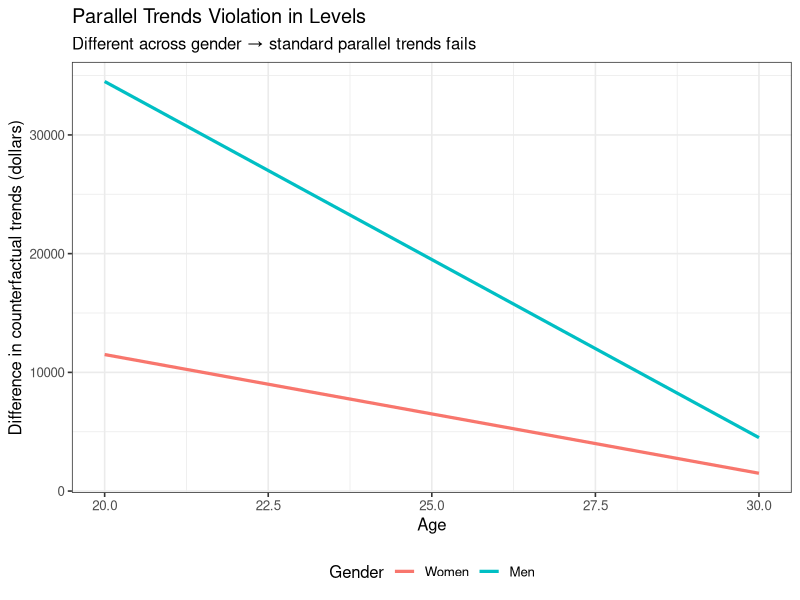
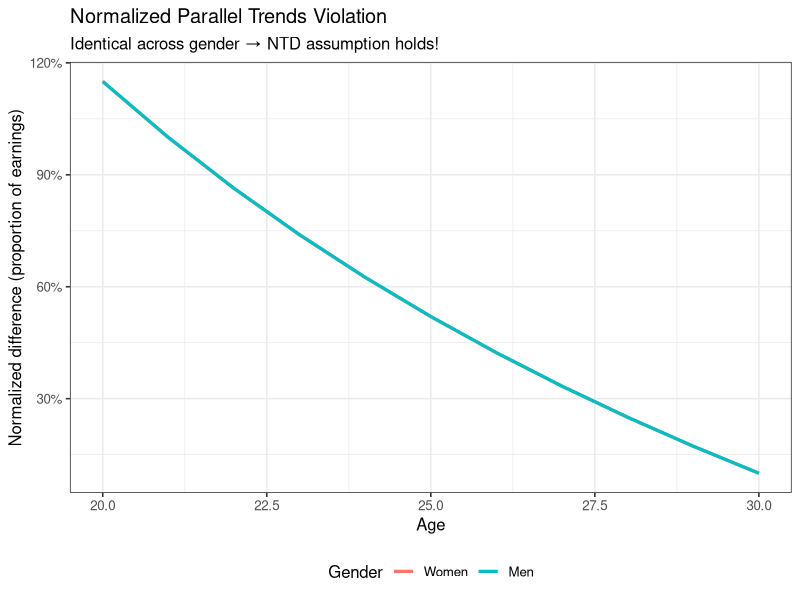
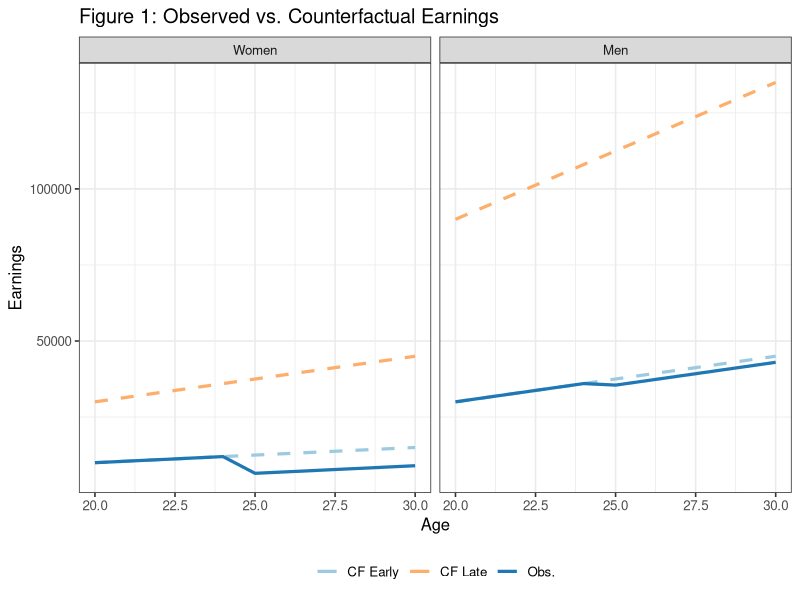
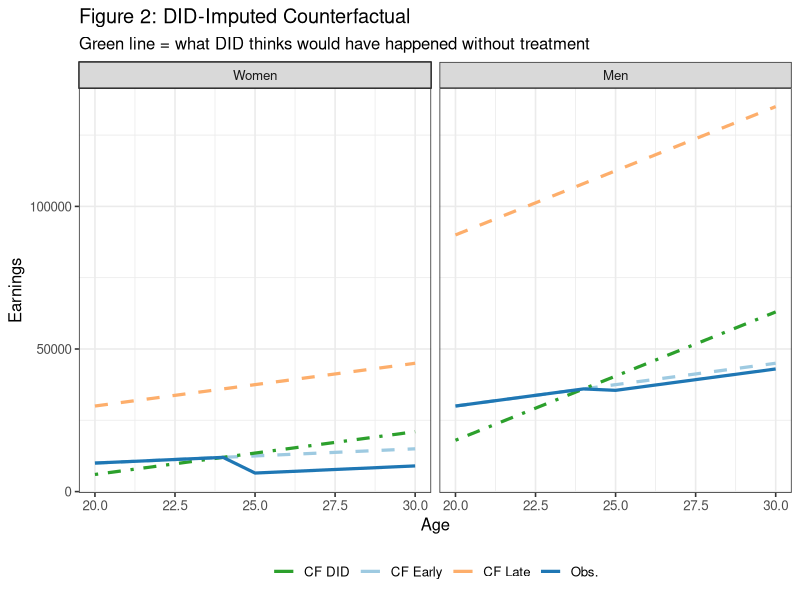
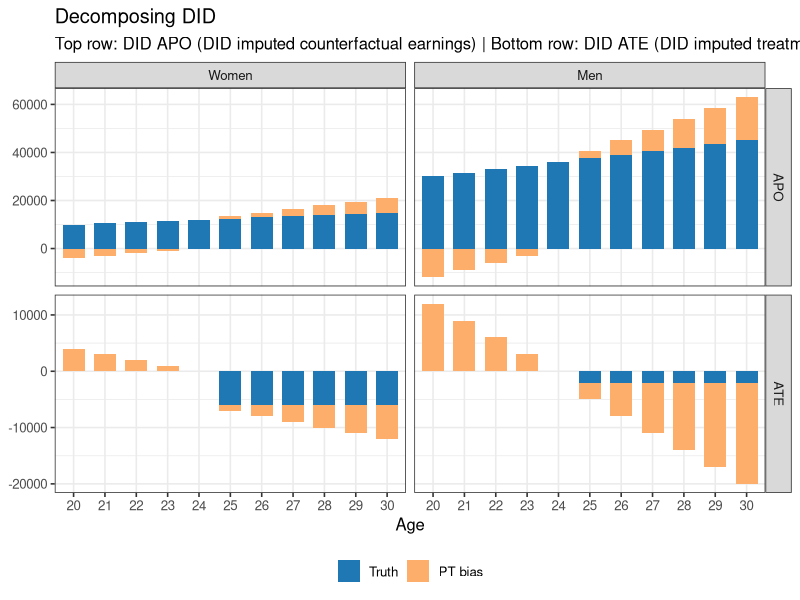
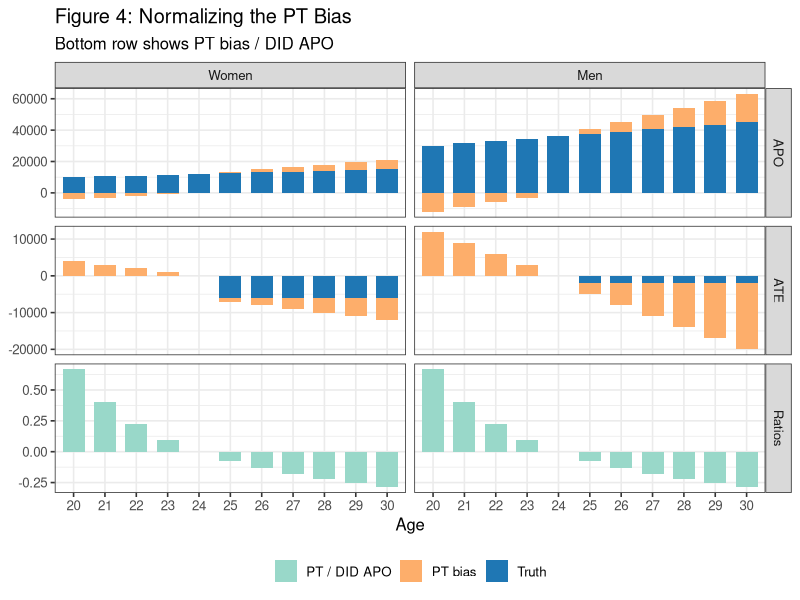
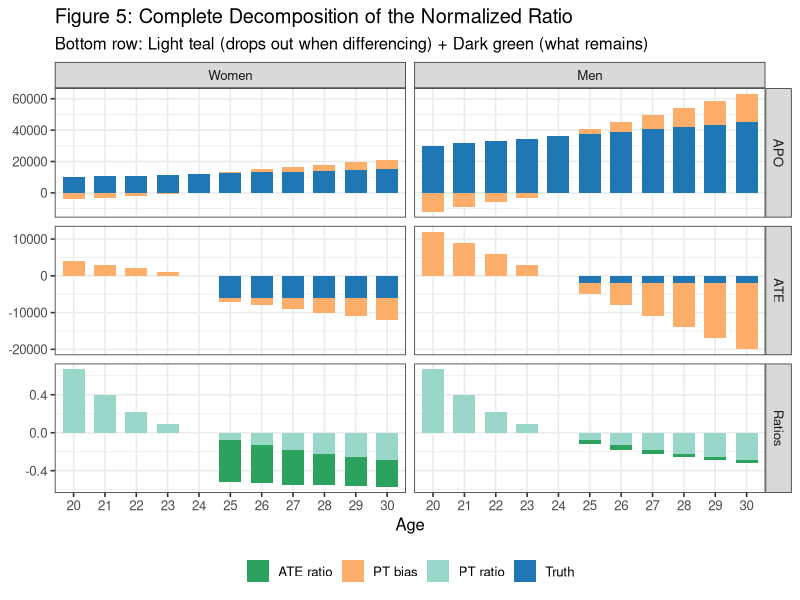
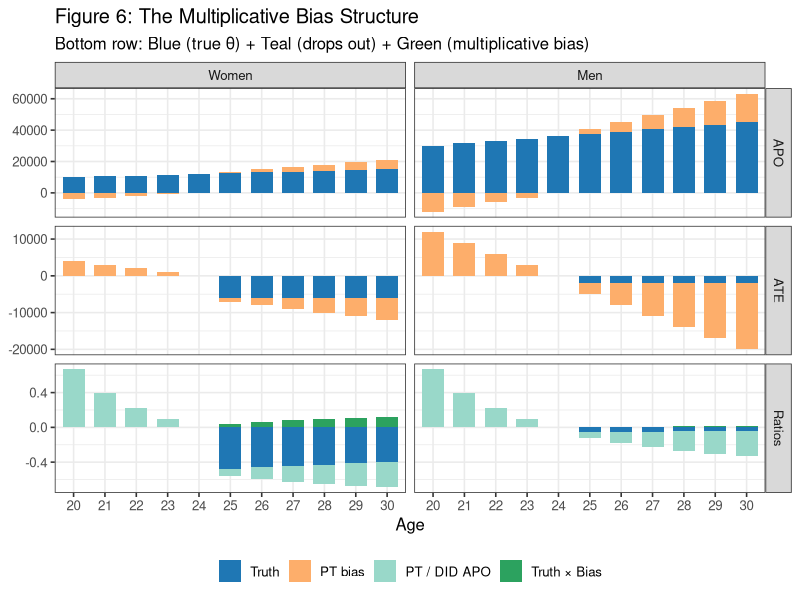

Write R code to recreate these figures, in order.
## ---- chunk 1
knitr::opts_chunk$set(
  collapse = TRUE,
  comment  = "#>",
  fig.width = 10,
  fig.height = 5.5,
  dpi = 120,
  message = FALSE,
  warning = FALSE
)
library(ggplot2); library(dplyr); library(tidyr)
options(dplyr.summarise.inform = FALSE, scipen = 999, digits = 5)
theme_set(theme_bw(base_size = 12))
## ---- chunk 2
# Parameters
baseline    <- 500
ratio_bias  <- 3    # late vs early slope multiplier
ratio_apos  <- 3    # men vs women slope multiplier
ages        <- 20:30
d_early     <- 25
d_late      <- 30

# Counterfactual earning slopes
s_f_25 <- baseline
s_f_30 <- baseline * ratio_bias
s_m_25 <- baseline * ratio_apos
s_m_30 <- baseline * ratio_apos * ratio_bias

# Treatment effects (ATT)
att_f  <- -6000
att_m  <- -2000

# Build each group
make_group <- function(sex, D, slope, att_level) {
  tibble(
    age    = ages,
    female = sex,
    D      = D,
    y_0    = slope * age,           # counterfactual (no treatment)
    y_1    = y_0 + ifelse(age >= D, att_level, 0),
    y      = y_1                     # observed
  )
}

data <- bind_rows(
  make_group(1, d_early, s_f_25, att_f),
  make_group(1, d_late,  s_f_30, att_f),
  make_group(0, d_early, s_m_25, att_m),
  make_group(0, d_late,  s_m_30, att_m)
)
## ---- chunk 3
# Calculate trend from pre-treatment (age D-1) to each subsequent age
trends <- function(g, d, a) {
  pre <- data |> filter(D == d, female == g, age == d-1) |> pull(y_0)
  post <- data |> filter(D == d, female == g, age == a) |> pull(y_0)
  post - pre
}

# Difference in trends between early and late cohorts
diff_trends <- function(g, a) trends(g, 25, a) - trends(g, 30, a)

expand_grid(
  female = c(0, 1),
  age    = ages
) |>
  mutate(
    diff_trend = purrr::map2_dbl(female, age, diff_trends),
    gender = factor(if_else(female == 1, "Women", "Men"), levels = c("Women", "Men"))
  ) |> 
  ggplot(aes(x = age, y = diff_trend, color = gender)) + 
  geom_line(linewidth = 1.1) + 
  labs(
    title = "Parallel Trends Violation in Levels",
    subtitle = "Different across gender → standard parallel trends fails",
    x = "Age", 
    y = "Difference in counterfactual trends (dollars)", 
    color = "Gender"
  ) +
  theme(legend.position = "bottom")
## ---- chunk 4
# Get counterfactual earnings for early cohort (APO)
get_apo <- function(g, a) {
  data |>
    dplyr::filter(D == 25, female == g, age == a) |>
    dplyr::pull(y_0)
}

expand_grid(
  female = c(0, 1),
  age    = ages
) |>
  mutate(
    diff_trend = purrr::map2_dbl(female, age, diff_trends),
    y_0 = purrr::map2_dbl(female, age, get_apo),
    norm_diff_trend = diff_trend / y_0,
    gender = factor(if_else(female == 1, "Women", "Men"), levels = c("Women", "Men"))
  ) |> 
  ggplot(aes(x = age, y = norm_diff_trend, color = gender)) + 
  geom_line(linewidth = 1.1) + 
  labs(
    title = "Normalized Parallel Trends Violation",
    subtitle = "Identical across gender → NTD assumption holds!",
    x = "Age", 
    y = "Normalized difference (proportion of earnings)", 
    color = "Gender"
  ) +
  scale_y_continuous(labels = scales::percent_format()) +
  theme(legend.position = "bottom")
## ---- chunk 5
plot_df <- bind_rows(
  # Early cohort: observed and counterfactual
  data %>%
    filter(D == d_early) %>%
    pivot_longer(cols = c(y_0, y), names_to = "series", values_to = "value"),
  # Late cohort: counterfactual only (not yet treated at these ages for early cohort)
  data %>%
    filter(D == d_late) %>%
    transmute(age, female, D, series = "y_0", value = y_0)
) %>%
  mutate(
    gender = factor(if_else(female == 1, "Women", "Men"), levels = c("Women", "Men")),
    cohort = factor(if_else(D == d_early, "Early (D=25)", "Late (D=30)"),
                    levels = c("Early (D=25)", "Late (D=30)")),
    series_label = case_when(
      cohort == "Early (D=25)" & series == "y"   ~ "Early — Observed",
      cohort == "Early (D=25)" & series == "y_0" ~ "Early — Counterfactual",
      cohort == "Late (D=30)"  & series == "y_0" ~ "Late — Counterfactual"
    ),
    linetype = if_else(series_label == "Early — Observed", "solid", "dashed"),
    color = case_when(
      series_label == "Early — Observed"       ~ "Obs.",
      series_label == "Early — Counterfactual" ~ "CF Early",
      TRUE                                     ~ "CF Late"
    )
  )

ggplot(plot_df, aes(x = age, y = value, group = series_label)) +
  geom_line(aes(linetype = linetype, color = color), linewidth = 1.1) +
  facet_wrap(~ gender, nrow = 1) +
  scale_linetype_identity() +
  scale_color_manual(
    values = c("Obs." = "#1f77b4", "CF Early" = "#9ecae1", "CF Late" = "#fdae6b")
  ) +
  labs(
    title = "Figure 1: Observed vs. Counterfactual Earnings",
    x = "Age", y = "Earnings", color = NULL
  ) +
  theme(legend.position = "bottom")
## ---- chunk 6
# Calculate DID-imputed counterfactual
did_cf <- bind_rows(lapply(c(1, 0), function(g) {
  # Early cohort's pre-treatment level
  early_pre <- data %>%
    filter(female == g, D == d_early, age == d_early - 1) %>%
    pull(y)
  
  # Late cohort trend
  late_cf <- data %>% filter(female == g, D == d_late) %>% select(age, y_0)
  late_pre <- late_cf %>% filter(age == d_early - 1) %>% pull(y_0)
  
  # DID imputation: shift late trend to match early pre-treatment level
  tibble(
    age    = late_cf$age,
    female = g,
    D      = d_early,
    series = "y_cf_did",
    value  = early_pre + (late_cf$y_0 - late_pre)
  )
})) %>%
  mutate(
    gender = factor(if_else(female == 1, "Women", "Men"), levels = c("Women", "Men")),
    cohort = factor("Early (D=25)", levels = c("Early (D=25)", "Late (D=30)")),
    series_label = "Early — DID-imputed CF",
    linetype = "dotdash",
    color = "CF DID"
  )

plot_df_plus <- bind_rows(plot_df, did_cf)

ggplot(plot_df_plus, aes(x = age, y = value, group = series_label)) +
  geom_line(aes(linetype = linetype, color = color), linewidth = 1.1) +
  facet_wrap(~ gender, nrow = 1) +
  scale_linetype_identity() +
  scale_color_manual(
    values = c(
      "Obs." = "#1f77b4", "CF Early" = "#9ecae1", 
      "CF Late" = "#fdae6b", "CF DID" = "#2ca02c"
    )
  ) +
  labs(
    title = "Figure 2: DID-Imputed Counterfactual",
    subtitle = "Green line = what DID thinks would have happened without treatment",
    x = "Age", y = "Earnings", color = NULL
  ) +
  theme(legend.position = "bottom")
## ---- chunk 7
# Calculate true APO and ATE
early_true_age <- data %>%
  filter(D == d_early) %>%
  group_by(female, age) %>%
  summarise(APO_true = y_0, ATE_true = y - y_0, .groups = "drop")

# Calculate DID APO
early_did_age <- did_cf %>%
  group_by(female, age) %>%
  summarise(APO_did = value, .groups = "drop")

# Combine and calculate bias
summary_age <- early_true_age %>%
  left_join(early_did_age, by = c("female", "age")) %>%
  mutate(
    PT_bias = APO_true - APO_did,  # parallel trends bias
    ATE_did = ATE_true + PT_bias,  # DID ATE = truth + bias
    gender  = factor(if_else(female == 1, "Women", "Men"), levels = c("Women", "Men"))
  )

# Prepare stacked bar chart data
apo_stack_age <- summary_age %>%
  transmute(
    gender, age = factor(age),
    measure = factor("APO", levels = c("APO", "ATE")),
    total = APO_did, comp_true = APO_true, comp_bias = -PT_bias
  ) %>%
  pivot_longer(c(comp_true, comp_bias), names_to = "component", values_to = "value") %>%
  mutate(component = if_else(component == "comp_true", "Truth", "PT bias"))

ate_stack_age <- summary_age %>%
  transmute(
    gender, age = factor(age),
    measure = factor("ATE", levels = c("APO", "ATE")),
    total = ATE_did, comp_true = ATE_true, comp_bias = PT_bias
  ) %>%
  pivot_longer(c(comp_true, comp_bias), names_to = "component", values_to = "value") %>%
  mutate(component = if_else(component == "comp_true", "Truth", "PT bias"))

bar_age_df <- bind_rows(apo_stack_age, ate_stack_age)

ggplot(bar_age_df, aes(x = age, y = value, fill = component)) +
  geom_col(width = 0.7) +
  facet_grid(rows = vars(measure), cols = vars(gender), scales = "free_y") +
  scale_fill_manual(
    values = c("Truth" = "#1f77b4", "PT bias" = "#fdae6b"),
    breaks = c("Truth", "PT bias")
  ) +
  labs(
    title = "Decomposing DID",
    subtitle = "Top row: DID APO (DID imputed counterfactual earnings) | Bottom row: DID ATE (DID imputed treatment effect)",
    x = "Age", y = NULL, fill = NULL
  ) +
  theme(legend.position = "bottom")
## ---- chunk 8
pt_ratio_df <- summary_age %>%
  transmute(
    gender, age = factor(age),
    measure = factor("Ratios", levels = c("APO","ATE","Ratios")),
    component = "PT / DID APO",
    value = PT_bias / pmax(APO_true - PT_bias, .Machine$double.eps)
  )

bar_age_three <- bind_rows(
  apo_stack_age %>% mutate(measure = factor("APO", levels = c("APO","ATE","Ratios"))),
  ate_stack_age %>% mutate(measure = factor("ATE", levels = c("APO","ATE","Ratios"))),
  pt_ratio_df
)

ggplot(bar_age_three, aes(x = age, y = value, fill = component)) +
  geom_col(width = 0.7) +
  facet_grid(rows = vars(measure), cols = vars(gender), scales = "free_y") +
  scale_fill_manual(
    values = c(
      "Truth" = "#1f77b4", "PT bias" = "#fdae6b", "PT / DID APO" = "#99d8c9"
    )
  ) +
  labs(
    title = "Figure 4: Normalizing the PT Bias",
    subtitle = "Bottom row shows PT bias / DID APO",
    x = "Age", y = NULL, fill = NULL
  ) +
  theme(legend.position = "bottom")
## ---- chunk 9
ratios_df <- summary_age %>%
  transmute(
    gender, age = factor(age),
    measure = factor("Ratios", levels = c("APO","ATE","Ratios")),
    `PT ratio`  = PT_bias / pmax(APO_true - PT_bias, .Machine$double.eps),
    `ATE ratio` = ATE_true / pmax(APO_true - PT_bias, .Machine$double.eps)
  ) %>%
  pivot_longer(
    cols = c(`PT ratio`, `ATE ratio`), 
    names_to = "component", 
    values_to = "value"
  )

bar_age_three2 <- bind_rows(
  apo_stack_age %>% mutate(measure = factor("APO", levels = c("APO","ATE","Ratios"))),
  ate_stack_age %>% mutate(measure = factor("ATE", levels = c("APO","ATE","Ratios"))),
  ratios_df
)

ggplot(bar_age_three2, aes(x = age, y = value, fill = component)) +
  geom_col(width = 0.7) +
  facet_grid(rows = vars(measure), cols = vars(gender), scales = "free_y") +
  scale_fill_manual(
    values = c(
      "Truth" = "#1f77b4", "PT bias" = "#fdae6b",
      "PT ratio" = "#99d8c9", "ATE ratio" = "#2ca25f"
    )
  ) +
  labs(
    title = "Figure 5: Complete Decomposition of the Normalized Ratio",
    subtitle = "Bottom row: Light teal (drops out when differencing) + Dark green (what remains)",
    x = "Age", y = NULL, fill = NULL
  ) +
  theme(legend.position = "bottom")
## ---- chunk 10
eps <- .Machine$double.eps

theta_df <- summary_age %>%
  transmute(
    gender, age = factor(age),
    APO_true, ATE_true, APO_did, PT_bias,
    theta_true = ATE_true / pmax(APO_true, eps),
    bias_A = PT_bias / pmax(APO_true - PT_bias, eps),
    bias_B = theta_true * (APO_true / pmax(APO_true - PT_bias, eps) - 1)
  )

theta_stack <- bind_rows(
  theta_df %>% transmute(
    gender, age, measure = factor("Ratios", levels = c("APO","ATE","Ratios")),
    component = "Truth", value = theta_true
  ),
  theta_df %>% transmute(
    gender, age, measure = factor("Ratios", levels = c("APO","ATE","Ratios")),
    component = "Bias A", value = bias_A
  ),
  theta_df %>% transmute(
    gender, age, measure = factor("Ratios", levels = c("APO","ATE","Ratios")),
    component = "Bias B", value = bias_B
  )
)

bar_age_three3 <- bind_rows(
  apo_stack_age %>% mutate(measure = factor("APO", levels = c("APO","ATE","Ratios"))),
  ate_stack_age %>% mutate(measure = factor("ATE", levels = c("APO","ATE","Ratios"))),
  theta_stack
)

ggplot(bar_age_three3, aes(x = age, y = value, fill = component)) +
  geom_col(width = 0.7) +
  facet_grid(rows = vars(measure), cols = vars(gender), scales = "free_y") +
  scale_fill_manual(
    values = c(
      "Truth" = "#1f77b4", "PT bias" = "#fdae6b",
      "Bias A" = "#99d8c9", "Bias B" = "#2ca25f"
    ),
    breaks = c("Truth", "PT bias", "Bias A", "Bias B"),
    labels = c("Truth", "PT bias", "PT / DID APO", "Truth × Bias")
  ) +
  labs(
    title = "Figure 6: The Multiplicative Bias Structure",
    subtitle = "Bottom row: Blue (true θ) + Teal (drops out) + Green (multiplicative bias)",
    x = "Age", y = NULL, fill = NULL
  ) +
  theme(legend.position = "bottom")
